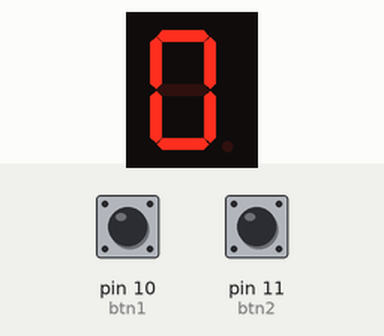
Simulated run of this sketch. Board: Arduino Uno, built with avr-gcc and run on an emulated ATmega328P. On the bench: 1-digit seven-segment display. Wiring (inferred from the names in the program): 1-digit 7-segment display, segments lit when HIGH: segments pin 2, pin 3, pin 4, pin 5, pin 6, pin 7, pin 8. The inputs (shaded band) are chosen by the test bench; at power-on: pin 10 (btn1) HIGH, pin 11 (btn2) HIGH. The segment pins are drawn as the display they are named for; what the sketch prints to the serial monitor is not drawn.

Above: at 1.2 s.
1.3 s: pin 10 (btn1) pulled LOW for 1 s
At 3.4 s:
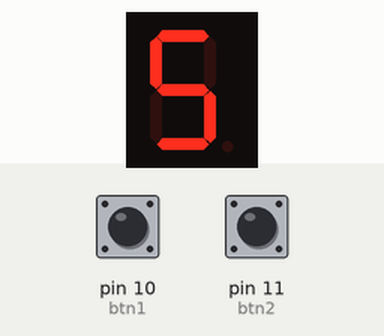
3.8 s: pin 10 (btn1) pulled LOW for 0.15 s
At 5.1 s:
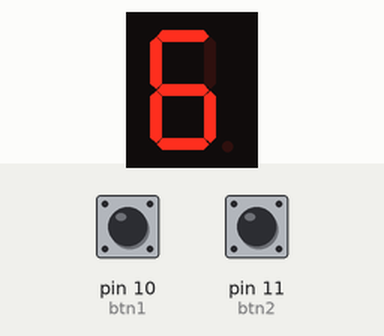
Timing chart, 0 to 6.8 s (numbered marks = the images above; inputs shaded):
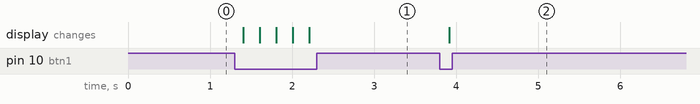

Measured:
- after the input at 1.3 s, the display: first changes after 0.11 s (image 1 shows a later state)
- after the input at 3.8 s, the display: changes after 0.12 s (image 2)

The sketch:

7segmentSwitch.ino
```cpp
int btn1=10;
int btn2=11;
int btnVal1;
int btnVal2;
int j=0;
// Pin mapping for the segments
const int segmentPins[] = {2, 3, 4, 5, 6, 7, 8};
// Patterns for digits 0-9 (common cathode)
const int digitPatterns[10][7] = {
    {1, 1, 1, 1, 1, 1, 0}, // 0
    {0, 1, 1, 0, 0, 0, 0}, // 1
    {1, 1, 0, 1, 1, 0, 1}, // 2
    {1, 1, 1, 1, 0, 0, 1}, // 3
    {0, 1, 1, 0, 0, 1, 1}, // 4
    {1, 0, 1, 1, 0, 1, 1}, // 5
    {1, 0, 1, 1, 1, 1, 1}, // 6
    {1, 1, 1, 0, 0, 0, 0}, // 7
    {1, 1, 1, 1, 1, 1, 1}, // 8
    {1, 1, 1, 1, 0, 1, 1}  // 9
};

void setup() {
  pinMode(btn1,INPUT);
  digitalWrite(btn1,HIGH);
    pinMode(btn2,INPUT);
  digitalWrite(btn2,HIGH);
  Serial.begin(9600);
  // Set segment pins as output
  for (int i = 0; i < 7; i++) {
    pinMode(segmentPins[i], OUTPUT);
  }
}

void loop() {
btnVal1=digitalRead(btn1);
Serial.print("btn 1 val is :");
Serial.println(btnVal1);
btnVal2=digitalRead(btn2);
Serial.print("btn 2 val is :");
Serial.println(btnVal2);
if(btnVal1==0){
  j++;
delay(100);
}
if(btnVal2==0){
  j--;
  delay(100);
}
if(j>9||j<0)j=0;
displayDigit(j);
delay(100);

 }

void displayDigit(int digit) {
  for (int i = 0; i < 7; i++) {
    digitalWrite(segmentPins[i], digitPatterns[digit][i]);
  }
}
```
